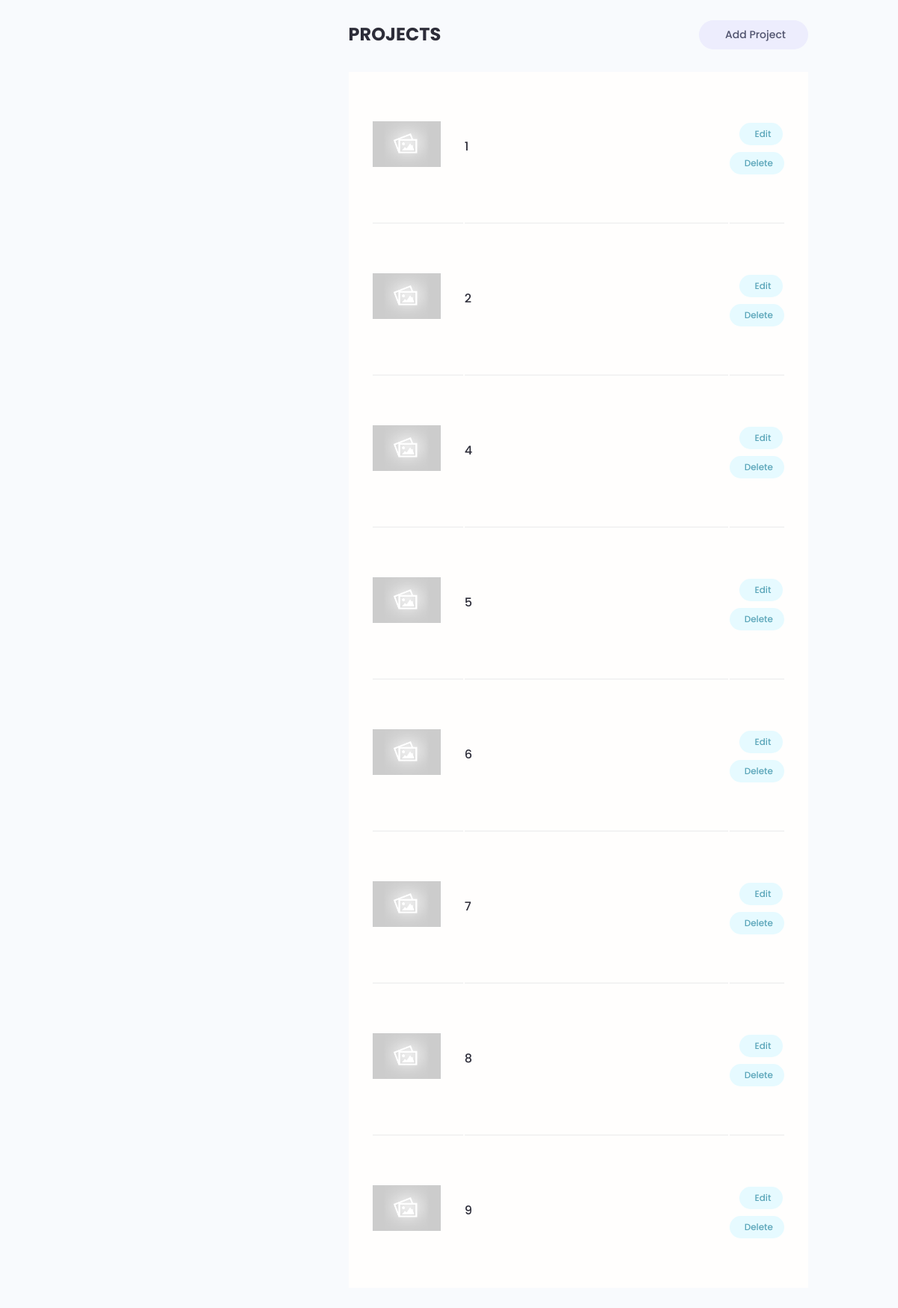
Page /account/ (signed in, lower part) on the earlier database version.
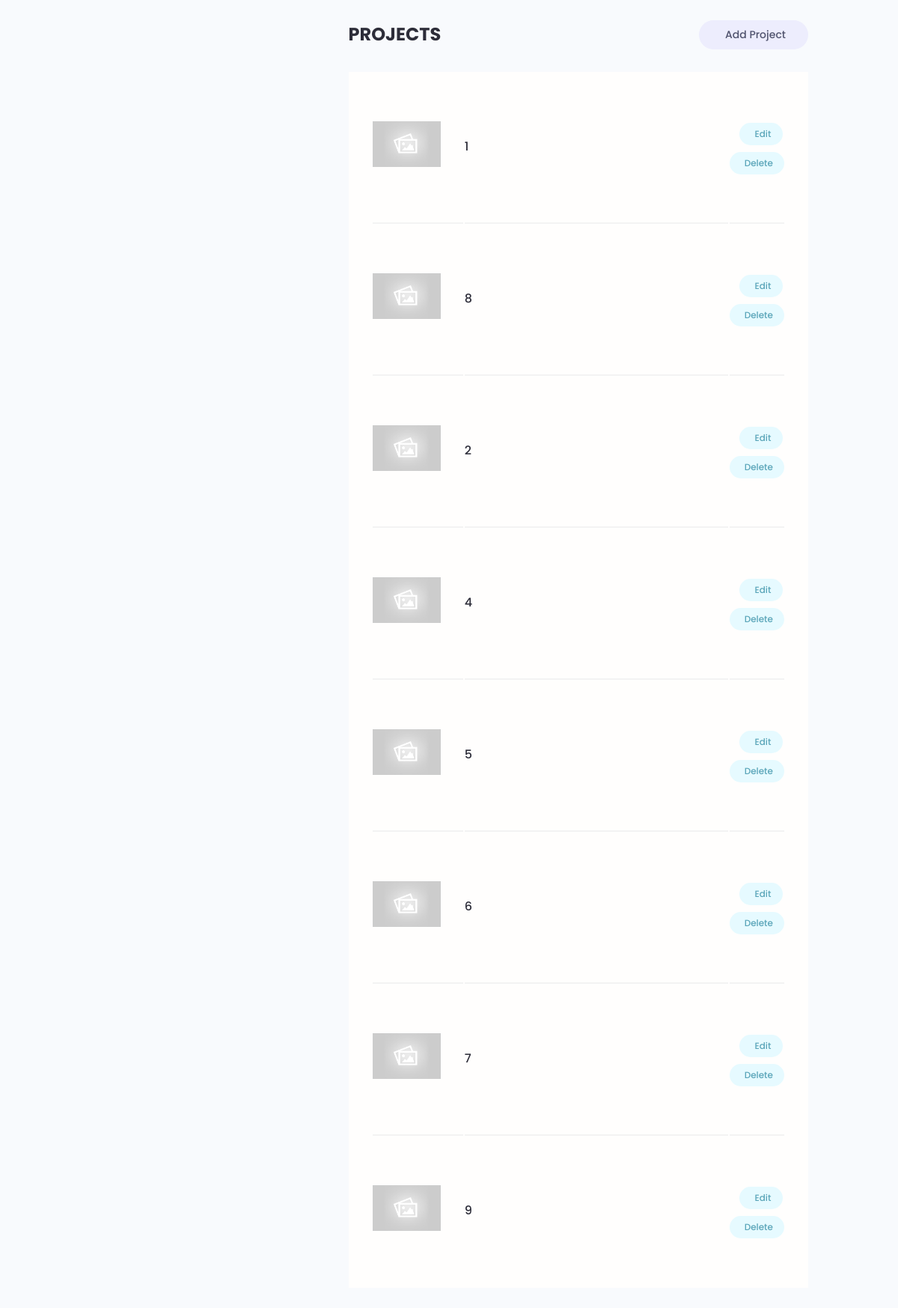
Same page on the later database version.
### projects/models.py (models this page shows, shortened)
class Project(models.Model):
    owner = models.ForeignKey(
        Profile, null=True, blank=True, on_delete=models.CASCADE)
    title = models.CharField(max_length=200)
    description = models.TextField(null=True, blank=True)
    featured_image = models.ImageField(
        null=True, blank=True, default="default.jpg")
    demo_link = models.CharField(max_length=2000, null=True, blank=True)
    source_link = models.CharField(max_length=2000, null=True, blank=True)
    tags = models.ManyToManyField('Tag', blank=True)
    vote_total = models.IntegerField(default=0, null=True, blank=True)
    vote_ratio = models.IntegerField(default=0, null=True, blank=True)
    created = models.DateTimeField(auto_now_add=True)
    id = models.UUIDField(default=uuid.uuid4, unique=True,
                          primary_key=True, editable=False)
    class Meta:
        ordering = ['-vote_ratio','-vote_total','title']

### users/views.py (the view)
# urls.py: path('account/', views.userAccount, name="account"),
@login_required(login_url='login')
def userAccount(request):
    profile = request.user.profile
    skills = profile.skill_set.all()
    projects = profile.project_set.all()
    context = {'profile':profile, 'skills': skills,'projects':projects}
    return render(request,'users/account.html',context)

### users/models.py (called while the page is built)
    @property
    def imageURL(self):
        try:
            url = self.profile_image.url
        except:
            url = ''
        return url

### users/templates/users/account.html (shortened to what this page needs)
{% extends 'main.html' %}
{% load static %}
{% block content %}
<main class="settingsPage profile my-md">
    <div class="container">
        <div class="layout">
            <div class="column column--1of3">
            </div>
            <div class="column column--2of3">
                <div class="settings">
                    <h3 class="settings__title">Projects</h3>
                    <a class="tag tag--pill tag--sub settings__btn tag--lg" href="{% url 'create-project' %}"> Add
                        Project</a>
                </div>
                <table class="settings__table">
                    {% for project in projects %}
                        <tr>
                            <td class="settings__thumbnail">
                                <a href="{% url 'project' project.id %}"><img src="{{project.featured_image.url}}" alt="Project Thumbnail" /></a>
                            </td>
                            <td class="settings__tableInfo">
                                <a href="{% url 'project' project.id %}">{{project.title}}</a>
                            </td>
                            <td class="settings__tableActions">
                                <a class="tag tag--pill tag--main settings__btn" href="{% url 'update-project' project.id %}">
                                    Edit</a>
                                <a class="tag tag--pill tag--main settings__btn" href="{% url 'delete-project' project.id %}">
                                    Delete</a>
                            </td>
                        </tr>
                    {% endfor %}
                </table>
            </div>
        </div>
    </div>
</main>
{% endblock content %}

Differences in the rows shown:
changed Project (number 2 of 8 on the later page): moves up the list
